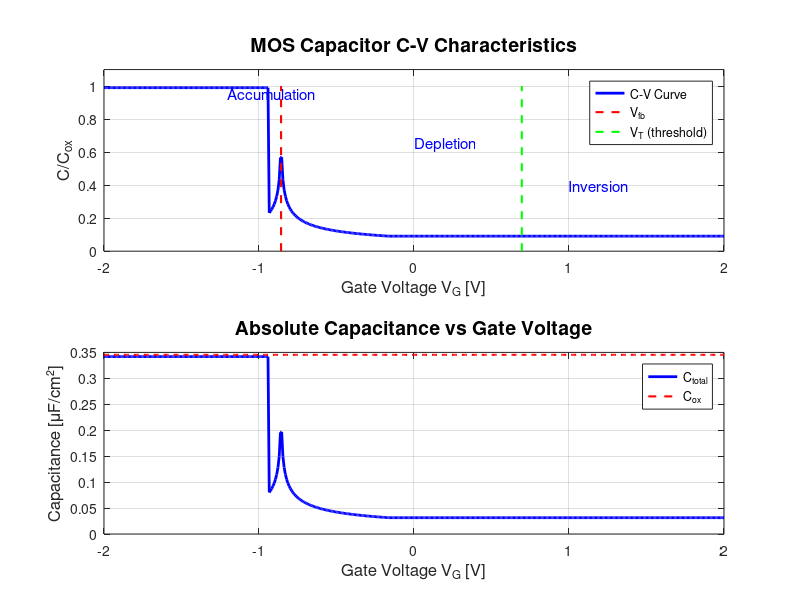

Write the MATLAB code that produced this figure.
%% MOS Capacitor C-V Characteristics Simulation
% Demonstrates accumulation, depletion, and inversion regions
% Perfect for understanding CMOS capacitance behavior

%% Physical Constants
q = 1.602e-19;          % Elementary charge [C]
eps0 = 8.854e-14;       % Vacuum permittivity [F/cm]
k = 1.381e-23;          % Boltzmann constant [J/K]
T = 300;                % Temperature [K]
kT = k * T / q;         % Thermal voltage [V]

%% Material Parameters
% Silicon substrate (p-type)
Na = 1e16;              % Acceptor concentration [cm^-3]
eps_si = 11.7;          % Si relative permittivity
ni = 1.45e10;           % Intrinsic carrier concentration [cm^-3]

% Gate oxide (SiO2)
tox = 10e-7;            % Oxide thickness [cm] (10 nm)
eps_ox = 3.9;           % SiO2 relative permittivity

% Metal gate
phi_m = 4.1;            % Work function [eV]
chi_si = 4.05;          % Si electron affinity [eV]
Eg = 1.12;              % Si bandgap [eV]

%% Derived Parameters
Cox = eps0 * eps_ox / tox;              % Oxide capacitance [F/cm^2]
phi_f = kT * log(Na / ni);              % Fermi potential [V]
Ld = sqrt(eps0 * eps_si * kT / (q * Na)); % Debye length [cm]

% Flat-band voltage
phi_si = chi_si + Eg/2 + phi_f;         % Si work function
Vfb = phi_m - phi_si;                   % Flat-band voltage [V]

%% Voltage Sweep
Vg = linspace(-2, 2, 500);              % Gate voltage [V]
C = zeros(size(Vg));                    % Total capacitance

%% Calculate C-V Characteristics
for i = 1:length(Vg)
    Vs = Vg(i) - Vfb;  % Surface potential shift
    
    if Vs < -3*kT
        % Accumulation: holes accumulate at surface
        Cd = Cox * 100;  % Effectively infinite
    elseif Vs < 2*phi_f
        % Depletion: depletion region grows
        W = sqrt(2 * eps0 * eps_si * abs(Vs) / (q * Na));
        Cd = eps0 * eps_si / W;
    else
        % Inversion: electron layer forms
        W = sqrt(2 * eps0 * eps_si * 2*phi_f / (q * Na));
        Cd = eps0 * eps_si / W;
    end
    
    % Series combination: 1/C_total = 1/C_ox + 1/C_d
    C(i) = (Cox * Cd) / (Cox + Cd);
end

% Normalize to Cox
C_norm = C / Cox;

%% Plotting
figure('Position', [100, 100, 800, 600]);

% C-V curve
subplot(2,1,1);
plot(Vg, C_norm, 'b-', 'LineWidth', 2);
hold on;
plot([Vfb Vfb], [0 1], 'r--', 'LineWidth', 1.5);
plot([2*phi_f 2*phi_f], [0 1], 'g--', 'LineWidth', 1.5);
grid on;
xlabel('Gate Voltage V_G [V]', 'FontSize', 12);
ylabel('C/C_{ox}', 'FontSize', 12);
title('MOS Capacitor C-V Characteristics', 'FontSize', 14, 'FontWeight', 'bold');
legend('C-V Curve', 'V_{fb}', 'V_T (threshold)', 'Location', 'best');
ylim([0 1.1]);

% Add region labels
text(-1.2, 0.95, 'Accumulation', 'FontSize', 11, 'Color', 'blue');
text(0, 0.65, 'Depletion', 'FontSize', 11, 'Color', 'blue');
text(1, 0.4, 'Inversion', 'FontSize', 11, 'Color', 'blue');

% Capacitance components
subplot(2,1,2);
plot(Vg, C*1e6, 'b-', 'LineWidth', 2);
hold on;
plot(Vg, ones(size(Vg))*Cox*1e6, 'r--', 'LineWidth', 1.5);
grid on;
xlabel('Gate Voltage V_G [V]', 'FontSize', 12);
ylabel('Capacitance [μF/cm²]', 'FontSize', 12);
title('Absolute Capacitance vs Gate Voltage', 'FontSize', 14, 'FontWeight', 'bold');
legend('C_{total}', 'C_{ox}', 'Location', 'best');

%% Results Summary
fprintf('\n=== MOS Capacitor Simulation Results ===\n');
fprintf('Oxide thickness: %.1f nm\n', tox*1e7);
fprintf('Oxide capacitance: %.2f μF/cm²\n', Cox*1e6);
fprintf('Substrate doping: %.2e cm⁻³\n', Na);
fprintf('Fermi potential: %.3f V\n', phi_f);
fprintf('Flat-band voltage: %.3f V\n', Vfb);
fprintf('Threshold voltage: %.3f V\n', 2*phi_f);
fprintf('Debye length: %.2f nm\n', Ld*1e7);
fprintf('Max depletion width: %.2f nm\n', ...
    sqrt(2*eps0*eps_si*2*phi_f/(q*Na))*1e7);
fprintf('========================================\n\n');